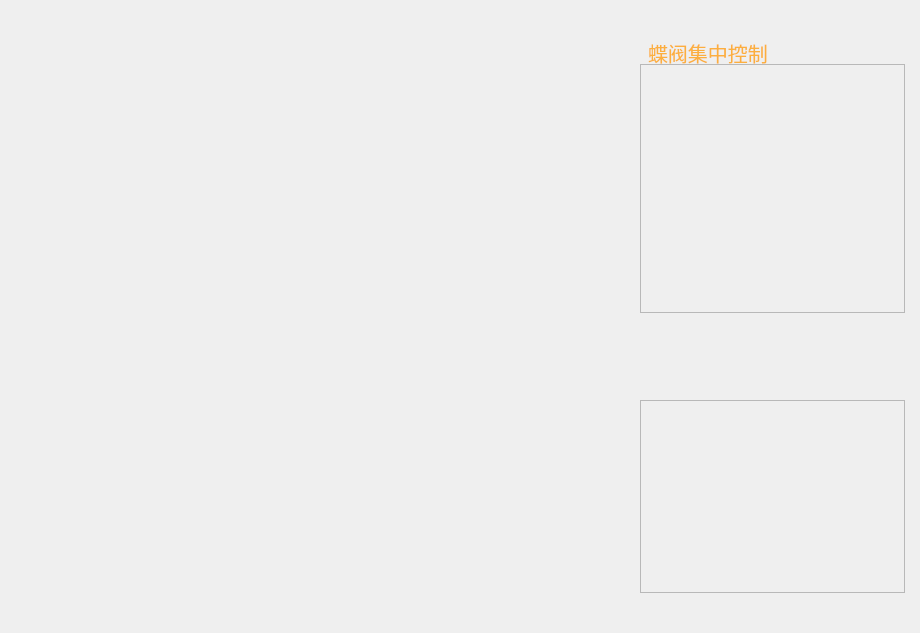
<?xml version="1.0" encoding="UTF-8"?>
<ui version="4.0">
 <class>ValvePage</class>
 <widget class="QWidget" name="ValvePage">
  <property name="geometry">
   <rect>
    <x>0</x>
    <y>0</y>
    <width>920</width>
    <height>633</height>
   </rect>
  </property>
  <property name="windowTitle">
   <string>Form</string>
  </property>
  <widget class="QWidget" name="gridLayoutWidget_2">
   <property name="geometry">
    <rect>
     <x>16</x>
     <y>40</y>
     <width>609</width>
     <height>561</height>
    </rect>
   </property>
   <layout class="QGridLayout" name="gridLayout"/>
  </widget>
  <widget class="QFrame" name="frame_1">
   <property name="geometry">
    <rect>
     <x>640</x>
     <y>400</y>
     <width>265</width>
     <height>193</height>
    </rect>
   </property>
   <property name="styleSheet">
    <string notr="true"/>
   </property>
   <property name="frameShape">
    <enum>QFrame::StyledPanel</enum>
   </property>
   <property name="frameShadow">
    <enum>QFrame::Raised</enum>
   </property>
  </widget>
  <widget class="QFrame" name="frame">
   <property name="geometry">
    <rect>
     <x>640</x>
     <y>64</y>
     <width>265</width>
     <height>249</height>
    </rect>
   </property>
   <property name="styleSheet">
    <string notr="true">#frame
{border-image: url(:/UI/Widget/System_Bump_1.png);}
</string>
   </property>
   <property name="frameShape">
    <enum>QFrame::StyledPanel</enum>
   </property>
   <property name="frameShadow">
    <enum>QFrame::Raised</enum>
   </property>
  </widget>
  <widget class="QLabel" name="label">
   <property name="geometry">
    <rect>
     <x>648</x>
     <y>40</y>
     <width>153</width>
     <height>25</height>
    </rect>
   </property>
   <property name="palette">
    <palette>
     <active>
      <colorrole role="WindowText">
       <brush brushstyle="SolidPattern">
        <color alpha="255">
         <red>252</red>
         <green>175</green>
         <blue>62</blue>
        </color>
       </brush>
      </colorrole>
      <colorrole role="Button">
       <brush brushstyle="SolidPattern">
        <color alpha="0">
         <red>0</red>
         <green>0</green>
         <blue>0</blue>
        </color>
       </brush>
      </colorrole>
      <colorrole role="Base">
       <brush brushstyle="SolidPattern">
        <color alpha="0">
         <red>0</red>
         <green>0</green>
         <blue>0</blue>
        </color>
       </brush>
      </colorrole>
      <colorrole role="Window">
       <brush brushstyle="SolidPattern">
        <color alpha="0">
         <red>0</red>
         <green>0</green>
         <blue>0</blue>
        </color>
       </brush>
      </colorrole>
     </active>
     <inactive>
      <colorrole role="WindowText">
       <brush brushstyle="SolidPattern">
        <color alpha="255">
         <red>252</red>
         <green>175</green>
         <blue>62</blue>
        </color>
       </brush>
      </colorrole>
      <colorrole role="Button">
       <brush brushstyle="SolidPattern">
        <color alpha="0">
         <red>0</red>
         <green>0</green>
         <blue>0</blue>
        </color>
       </brush>
      </colorrole>
      <colorrole role="Base">
       <brush brushstyle="SolidPattern">
        <color alpha="0">
         <red>0</red>
         <green>0</green>
         <blue>0</blue>
        </color>
       </brush>
      </colorrole>
      <colorrole role="Window">
       <brush brushstyle="SolidPattern">
        <color alpha="0">
         <red>0</red>
         <green>0</green>
         <blue>0</blue>
        </color>
       </brush>
      </colorrole>
     </inactive>
     <disabled>
      <colorrole role="WindowText">
       <brush brushstyle="SolidPattern">
        <color alpha="255">
         <red>190</red>
         <green>190</green>
         <blue>190</blue>
        </color>
       </brush>
      </colorrole>
      <colorrole role="Button">
       <brush brushstyle="SolidPattern">
        <color alpha="0">
         <red>0</red>
         <green>0</green>
         <blue>0</blue>
        </color>
       </brush>
      </colorrole>
      <colorrole role="Base">
       <brush brushstyle="SolidPattern">
        <color alpha="0">
         <red>0</red>
         <green>0</green>
         <blue>0</blue>
        </color>
       </brush>
      </colorrole>
      <colorrole role="Window">
       <brush brushstyle="SolidPattern">
        <color alpha="0">
         <red>0</red>
         <green>0</green>
         <blue>0</blue>
        </color>
       </brush>
      </colorrole>
     </disabled>
    </palette>
   </property>
   <property name="font">
    <font>
     <pointsize>15</pointsize>
    </font>
   </property>
   <property name="styleSheet">
    <string notr="true">border-style:none;
background:transparent;</string>
   </property>
   <property name="text">
    <string>蝶阀集中控制</string>
   </property>
  </widget>
 </widget>
 <resources/>
 <connections/>
</ui>
